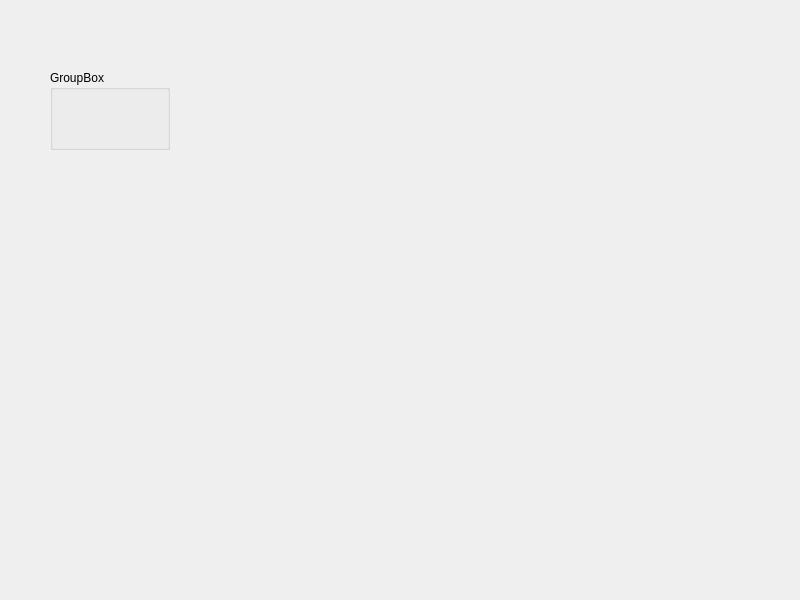
<?xml version="1.0" encoding="UTF-8"?>
<ui version="4.0">
 <class>Widget</class>
 <widget class="QWidget" name="Widget">
  <property name="geometry">
   <rect>
    <x>0</x>
    <y>0</y>
    <width>800</width>
    <height>600</height>
   </rect>
  </property>
  <property name="windowTitle">
   <string>Widget</string>
  </property>
  <widget class="QGroupBox" name="groupBox">
   <property name="geometry">
    <rect>
     <x>50</x>
     <y>70</y>
     <width>120</width>
     <height>80</height>
    </rect>
   </property>
   <property name="title">
    <string>GroupBox</string>
   </property>
  </widget>
 </widget>
 <resources/>
 <connections/>
</ui>
